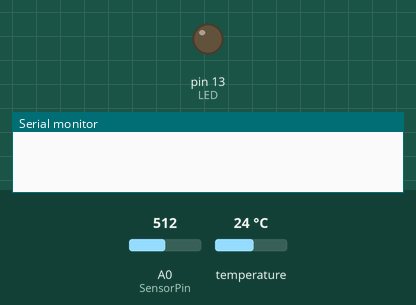
A sketch run on a simulated Arduino Uno, built with avr-gcc and run on an emulated ATmega328P. Parts: output pins drawn as LEDs (lit = HIGH), the last lines printed to the serial monitor. Dashed ring = blinking. The test bench sets the inputs (shaded band); at power-on: A0 (SensorPin) = 512, temperature 24 °C.

Above: at 0.8 s.
At 2.0 s:
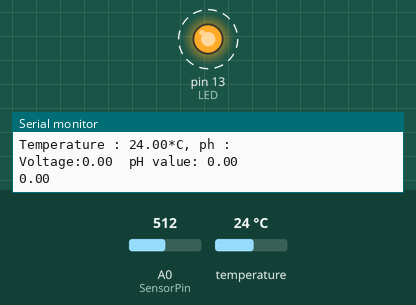
Timing chart, 0 to 3.8 s (numbered marks = the images above):
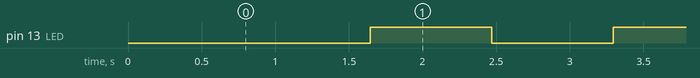

Measured:
- by itself, pin 13 (LED): alternates HIGH for 0.82 s and LOW for 0.82 s

The sketch:

phAndTemperature.ino
```cpp
/*
 # Cette code permet de recuper la valeur du ph et le votage correspondant
 # Ver   : 1.0
 # Product: analog pH meter
 # SKU   : SEN0169
 # Author : Bassirou NGOM
*/
#include <OneWire.h>

#define SensorPin A0  //le pin ou est branche le capteur PH
#define Offset 0.00  //compensation de la deviation
#define LED 13      //le pin du led sur la carte
#define intervalMesure 20 //intervalle de ou on lit les valeurs sur le pin SensorPin
#define intervalConvertion 800 //intervalle ou les valeurs prises seront convertis en ph
#define tailleEchantillon  40  //taille des echantillons
int tableauPh[tailleEchantillon];  //tableau stokage des echantillons
int indexPh=0;

/* Broche du bus 1-Wire */
const byte BROCHE_ONEWIRE = 2;

/* Code de retour de la fonction getTemperature() */
enum DS18B20_RCODES {
  READ_OK,  // Lecture ok
  NO_SENSOR_FOUND,  // Pas de capteur
  INVALID_ADDRESS,  // Adresse reçue invalide
  INVALID_SENSOR  // Capteur invalide (pas un DS18B20)
};


/* Création de l'objet OneWire pour manipuler le bus 1-Wire */
OneWire ds(BROCHE_ONEWIRE);


/**
 * Fonction de lecture de la température via un capteur DS18B20.
 */
byte getTemperature(float *temperature, byte reset_search) {
  byte data[9], addr[8];
  // data[] : Données lues depuis le scratchpad
  // addr[] : Adresse du module 1-Wire détecté

  /* Reset le bus 1-Wire ci nécessaire (requis pour la lecture du premier capteur) */
  if (reset_search) {
    ds.reset_search();
  }

  /* Recherche le prochain capteur 1-Wire disponible */
  if (!ds.search(addr)) {
    // Pas de capteur
    return NO_SENSOR_FOUND;
  }

  /* Vérifie que l'adresse a été correctement reçue */
  if (OneWire::crc8(addr, 7) != addr[7]) {
    // Adresse invalide
    return INVALID_ADDRESS;
  }

  /* Vérifie qu'il s'agit bien d'un DS18B20 */
  if (addr[0] != 0x28) {
    // Mauvais type de capteur
    return INVALID_SENSOR;
  }

  /* Reset le bus 1-Wire et sélectionne le capteur */
  ds.reset();
  ds.select(addr);

  /* Lance une prise de mesure de température et attend la fin de la mesure */
  ds.write(0x44, 1);
  delay(800);

  /* Reset le bus 1-Wire, sélectionne le capteur et envoie une demande de lecture du scratchpad */
  ds.reset();
  ds.select(addr);
  ds.write(0xBE);

 /* Lecture du scratchpad */
  for (byte i = 0; i < 9; i++) {
    data[i] = ds.read();
  }

  /* Calcul de la température en degré Celsius */
  *temperature = ((data[1] << 8) | data[0]) * 0.0625;

  // Pas d'erreur
  return READ_OK;
}

 float getPh(){
   static unsigned long samplingTime = millis();
   static unsigned long printTime = millis();
   static float pHValue,voltage;

   if(millis()-samplingTime > intervalMesure){
     tableauPh[indexPh++]=analogRead(SensorPin);
     if(indexPh==tailleEchantillon)
      indexPh=0;
     voltage = moyenne(tableauPh, tailleEchantillon)*5.0/1024;
     pHValue = 3.5*voltage+Offset;
     samplingTime=millis();
   }

   if(millis() - printTime > intervalConvertion)  //Every 800 milliseconds, print a numerical, convert the state of the LED indicator
   {
   Serial.print("Voltage:");
   Serial.print(voltage,2);
   Serial.print("  pH value: ");
   Serial.println(pHValue,2);
   digitalWrite(LED,digitalRead(LED)^1);
   printTime=millis();
   }

   return pHValue;
 }
 double moyenne(int* arr, int number){
 int i;
 int max,min;
 double avg;
 long amount=0;
 if(number<=0){
  Serial.println("Error number for the array to avraging!/n");
  return 0;
}

 if(number<5){  //less than 5, calculated directly statistics
  for(i=0;i<number;i++){
    amount+=arr[i];
  }
  avg = amount/number;
  return avg;
 }else{

   if(arr[0]<arr[1]){
    min = arr[0];max=arr[1];
   }
   else{
     min=arr[1];max=arr[0];
    }

 for(i=2;i<number;i++){
  if(arr[i]<min){
    amount+=min;  //arr<min
    min=arr[i];
  }else {
    if(arr[i]>max){
      amount+=max;  //arr>max
      max=arr[i];
    }else{
      amount+=arr[i]; //min<=arr<=max
    }
  }//if

 }//for

 avg = (double)amount/(number-2);

 }//if

 return avg;

}


void setup() {
  // put your setup code here, to run once:
 pinMode(LED,OUTPUT);
 Serial.begin(9600);
}

void loop() {
   float temperature;
  /* Lit la température ambiante à ~1Hz */
  if (getTemperature(&temperature, true) != READ_OK) {
    Serial.println(F("Erreur de lecture du capteur"));
    return;
  }

  /* Affiche la température */
  Serial.print(F("Temperature : "));
  Serial.print(temperature, 2);
  Serial.write('*'); // Caractère degré
  Serial.write('C');
  Serial.println(", ph :  ");
  Serial.println(getPh());


}
```
